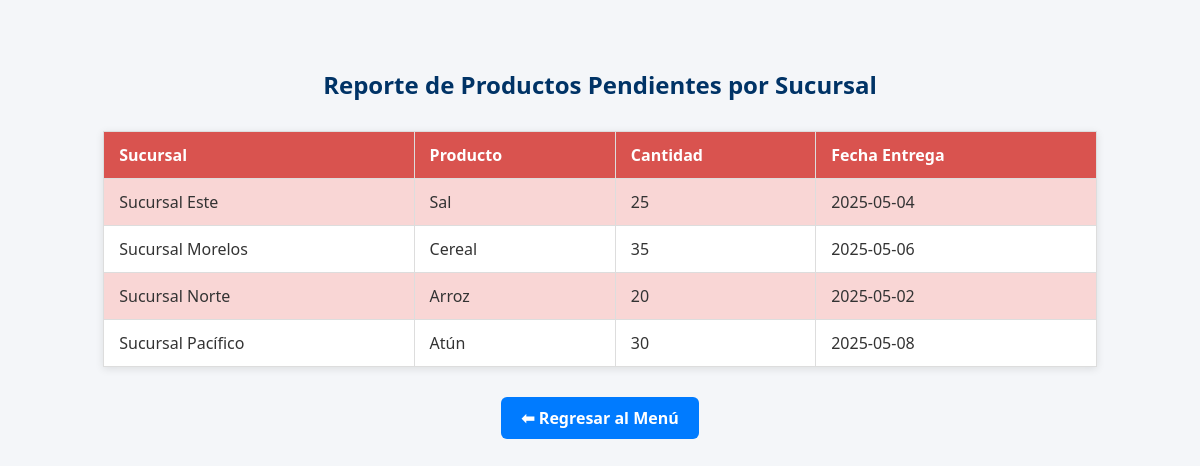
The app's page /reporte_pendientes.php with its own data.
### tables this page shows
CREATE TABLE `entrega` (
  `id_entrega` int(11) NOT NULL,
  `id_sucursal` int(11) DEFAULT NULL,
  `fecha_entrega` date DEFAULT NULL,
  `estado_entrega` enum('Entregado','Pendiente') DEFAULT NULL
);

CREATE TABLE `sucursal` (
  `id_sucursal` int(11) NOT NULL,
  `nombre` varchar(100) DEFAULT NULL,
  `direccion` varchar(150) DEFAULT NULL,
  `ciudad` varchar(100) DEFAULT NULL,
  `telefono` varchar(20) DEFAULT NULL
);

CREATE TABLE `producto` (
  `id_producto` int(11) NOT NULL,
  `nombre` varchar(100) DEFAULT NULL,
  `descripcion` varchar(150) DEFAULT NULL,
  `unidad_medida` varchar(20) DEFAULT NULL
);

CREATE TABLE `detalle_entrega` (
  `id_detalle` int(11) NOT NULL,
  `id_entrega` int(11) DEFAULT NULL,
  `id_producto` int(11) DEFAULT NULL,
  `cantidad` int(11) DEFAULT NULL
);

### reporte_pendientes.php (the view, shortened to what this page needs)
<?php
include 'conexion.php';
?>
<!DOCTYPE html>
<html lang="es">
<head>
</head>
<body>
<h2>Reporte de Productos Pendientes por Sucursal</h2>
<table>
    <tr>
        <th>Sucursal</th>
        <th>Producto</th>
        <th>Cantidad</th>
        <th>Fecha Entrega</th>
    </tr>
    <?php
    $sql = "
    SELECT s.nombre AS sucursal, p.nombre AS producto, de.cantidad, e.fecha_entrega
    FROM entrega e
    JOIN sucursal s ON e.id_sucursal = s.id_sucursal
    JOIN detalle_entrega de ON e.id_entrega = de.id_entrega
    JOIN producto p ON de.id_producto = p.id_producto
    WHERE e.estado_entrega = 'Pendiente'
    ORDER BY s.nombre, e.fecha_entrega
    ";
    $result = $conn->query($sql);
    while ($row = $result->fetch_assoc()) {
        echo "<tr>
            <td>{$row['sucursal']}</td>
            <td>{$row['producto']}</td>
            <td>{$row['cantidad']}</td>
            <td>{$row['fecha_entrega']}</td>
        </tr>";
    }
    ?>
</table>
<a class="btn-menu" href="index.php">⬅ Regresar al Menú</a>
</body>
</html>

### reporte_pendientes.php (style rules this page uses)
body { font-family: 'Segoe UI', Tahoma, Geneva, Verdana, sans-serif; background-color: #f4f6f9; color: #333; padding: 40px; }
h2 { color: #003366; text-align: center; }
table { width: 90%; margin: 30px auto; border-collapse: collapse; box-shadow: 0 2px 8px rgba(0,0,0,0.1); background-color: white; }
th, td { padding: 12px 15px; text-align: left; border: 1px solid #ddd; }
th { background-color: #d9534f; color: white; }
tr:nth-child(even) { background-color: #f9d6d5; }
.btn-menu { display: block; width: fit-content; margin: 30px auto; padding: 10px 20px; background-color: #007bff; color: white; text-decoration: none; font-weight: bold; border-radius: 6px; text-align: center; }

### records on screen
entrega: id_sucursal.nombre "Sucursal Este", producto.nombre "Sal", detalle_entrega.cantidad "25", fecha_entrega "2025-05-04"
entrega: id_sucursal.nombre "Sucursal Morelos", producto.nombre "Cereal", detalle_entrega.cantidad "35", fecha_entrega "2025-05-06"
entrega: id_sucursal.nombre "Sucursal Norte", producto.nombre "Arroz", detalle_entrega.cantidad "20", fecha_entrega "2025-05-02"
entrega: id_sucursal.nombre "Sucursal Pacífico", producto.nombre "Atún", detalle_entrega.cantidad "30", fecha_entrega "2025-05-08"
